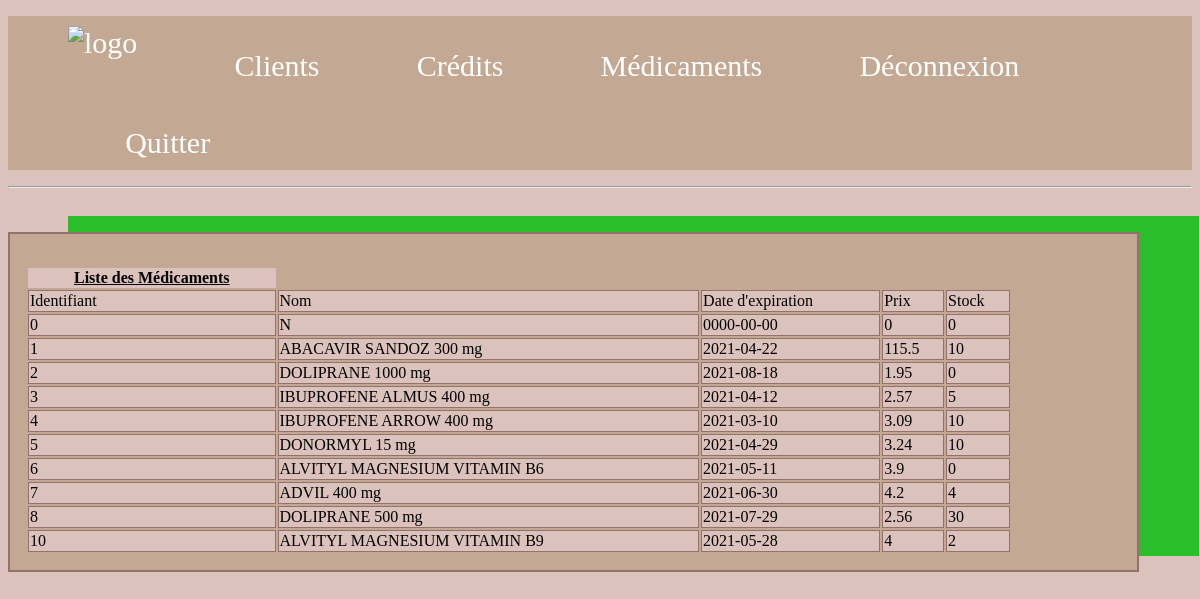
The page /médicamentsexpirés.php on the database its author committed.
### médicamentsexpirés.php (the view, shortened to what this page needs)
<!DOCTYPE html>
<html>
<head>
	<?php require 'menu.php'; ?>
	<link rel="stylesheet" href="stylebis.css">
</head>
<body>
	<hr><br><br>
	<div class="divafficher">
    <table>
		<thead>
        	<tr>
            	<th><u>Liste des Médicaments</u></th>
        	</tr>
        	<tr>
        		<td>Identifiant</td>
        		<td>Nom</td>
        		<td>Date d'expiration</td>
        		<td>Prix</td>
        		<td>Stock </td>
        	</tr>
        </thead>
        <tbody>
    	   <?php
                try{$bdd = new PDO('mysql:host=localhost;dbname=pharmacie ynrb;charset=utf8', 'root', '');}
                catch(Exception $e){die('Erreur : '.$e->getMessage());}
                $reponce = $bdd->query('SELECT * FROM médicaments WHERE Expire < NOW()');
                    ?>
                <?php
                while($donnees = $reponce->fetch()) {?>
                    <tr>
                   	    <td><?php echo $donnees['Midentifiant'];?></td>
                        <td><?php echo $donnees['Nom'];?></td>
                        <td><?php echo $donnees['Expire'];?></td>
                        <td><?php echo $donnees['Prix'];?></td>
                        <td><?php echo $donnees['Stock'];?></td>
                    </tr>
                <?php   }?>
            </tbody>
        </table>
    </div>
</body>
</html>

### stylebis.css (style rules this page uses)
body { background-color: #DCC2BC; font-family: 'Times New Roman'; }
.divafficher { width: 92.5%; border: 2px solid #92726B; box-shadow: 60px -16px #2CBD2B ; padding: 1em; background-color:#C3A993; }
table { width: 90%; }
tr,td { border: 1px solid #92726B; background-color: #DCC2BC; }

### rows shown on the page
médicaments: Midentifiant "0", Nom "N", Expire "0000-00-00", Prix "0", Stock "0"
médicaments: Midentifiant "1", Nom "ABACAVIR SANDOZ 300 mg", Expire "2021-04-22", Prix "115.5", Stock "10"
médicaments: Midentifiant "2", Nom "DOLIPRANE 1000 mg", Expire "2021-08-18", Prix "1.95", Stock "0"
médicaments: Midentifiant "3", Nom "IBUPROFENE ALMUS 400 mg", Expire "2021-04-12", Prix "2.57", Stock "5"
médicaments: Midentifiant "4", Nom "IBUPROFENE ARROW 400 mg", Expire "2021-03-10", Prix "3.09", Stock "10"
médicaments: Midentifiant "5", Nom "DONORMYL 15 mg", Expire "2021-04-29", Prix "3.24", Stock "10"
médicaments: Midentifiant "6", Nom "ALVITYL MAGNESIUM VITAMIN B6", Expire "2021-05-11", Prix "3.9", Stock "0"
médicaments: Midentifiant "7", Nom "ADVIL 400 mg", Expire "2021-06-30", Prix "4.2", Stock "4"
médicaments: Midentifiant "8", Nom "DOLIPRANE 500 mg", Expire "2021-07-29", Prix "2.56", Stock "30"
médicaments: Midentifiant "10", Nom "ALVITYL MAGNESIUM VITAMIN B9", Expire "2021-05-28", Prix "4", Stock "2"
